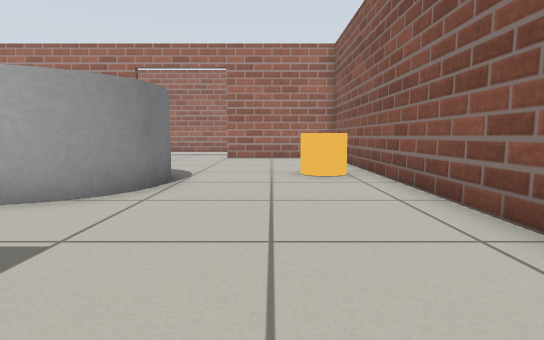
[1] (above)

22 first-person views from a walk through a world built for the Gazebo simulator. The camera is 0.5 m above the floor, tilts 6° down and sees 80° across. The floor is counted in squares, 0.5 m on a side. Each view is taken from the middle of a square. On the plan, view 1 faces up. The plan holds only what a view shows up to about 12 squares ahead; the rest is blank. Simple shapes stand in for some stock models.

[2]
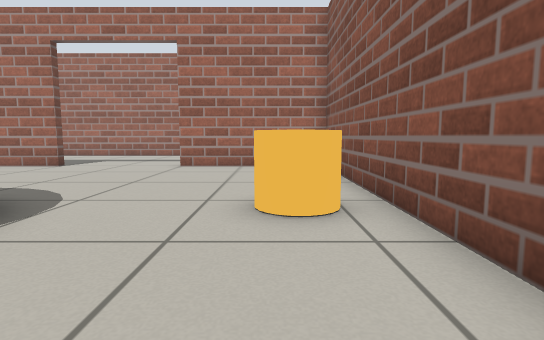

[3]
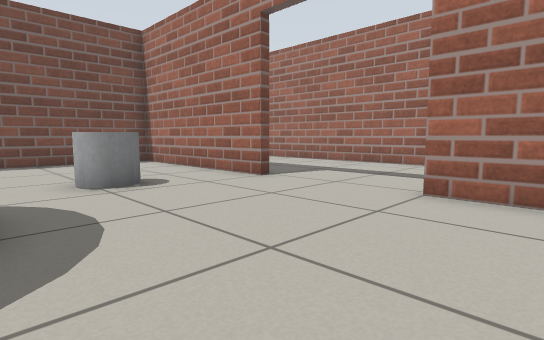

[4]
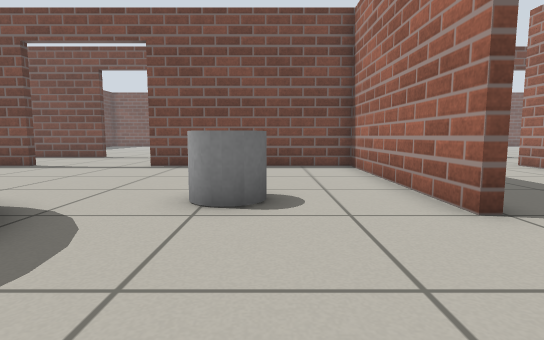

[5]
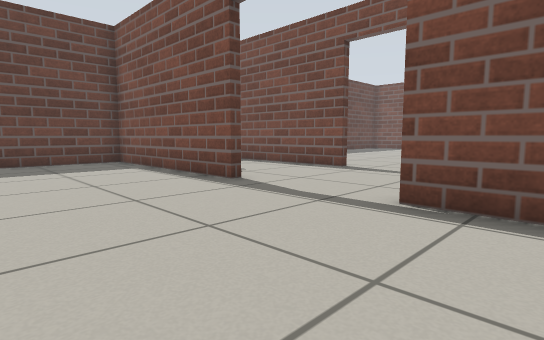

[6]
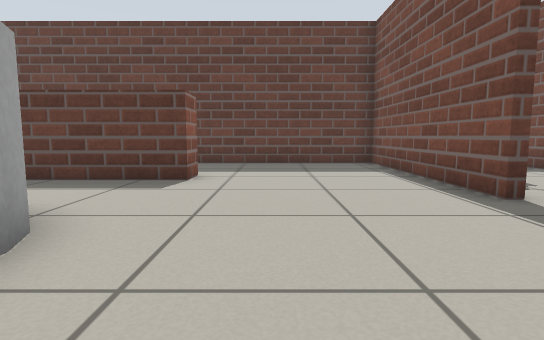

[7]
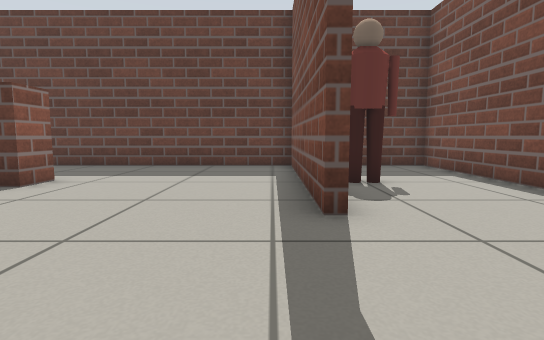

[8]
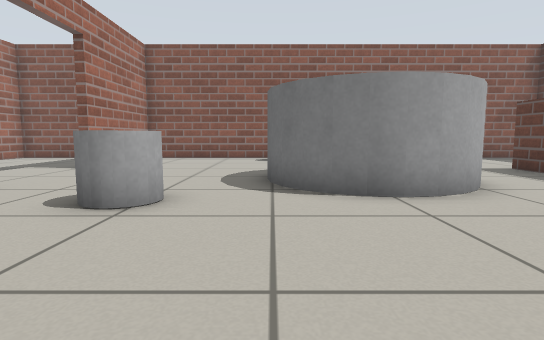

[9]
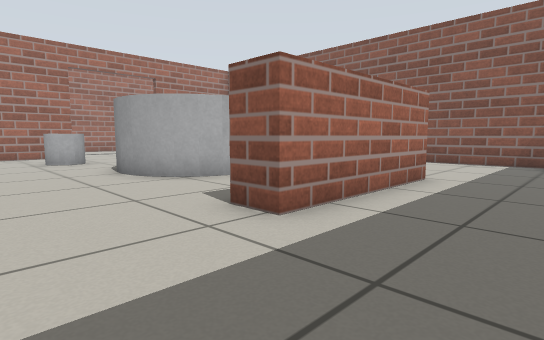

[10]
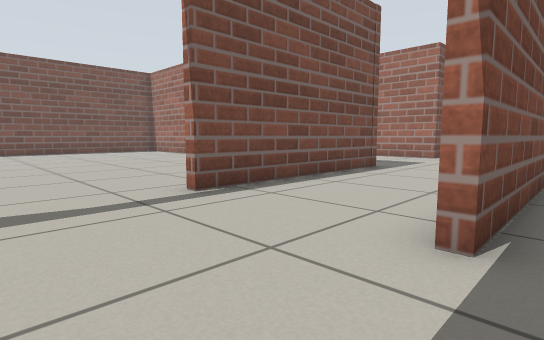

[11]
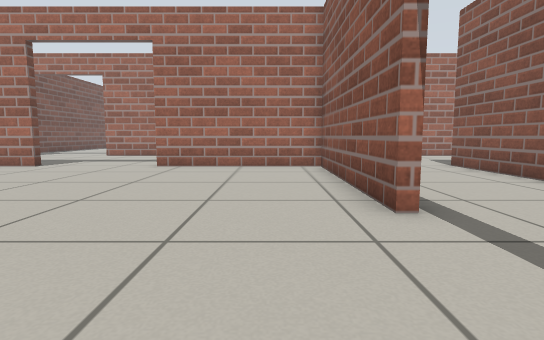

[12]
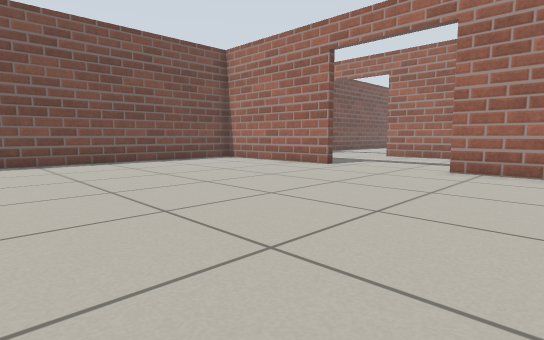

[13]
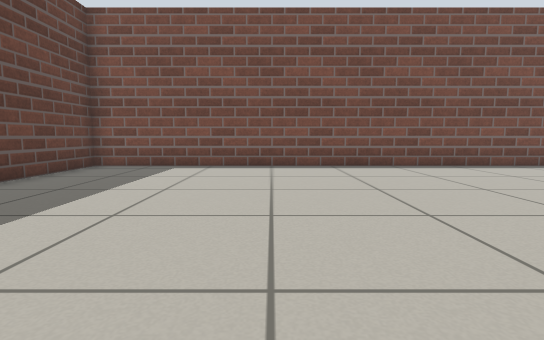

[14]
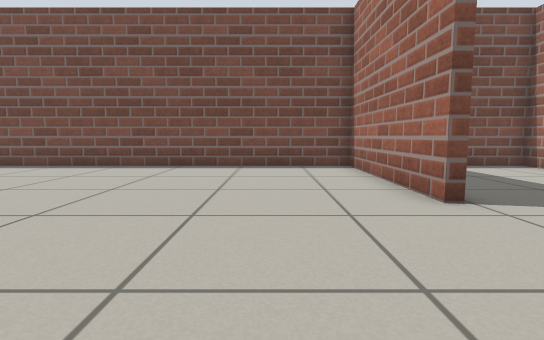

[15]
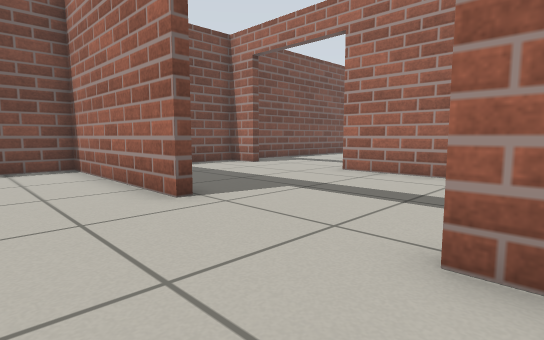

[16]
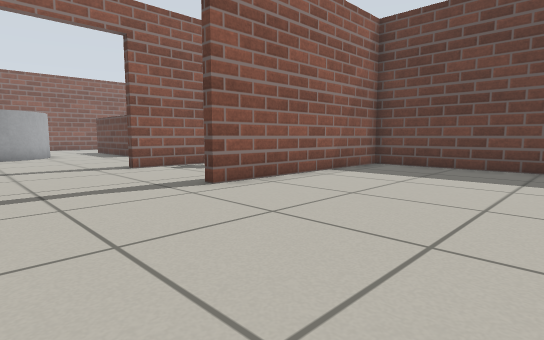

[17]
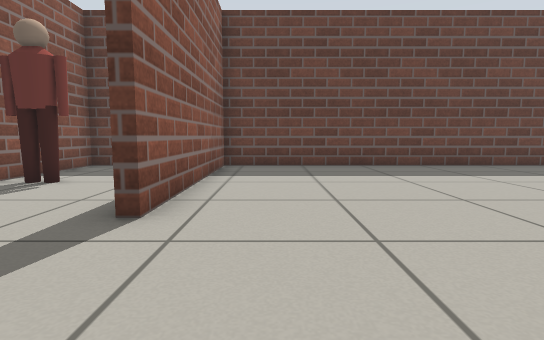

[18]
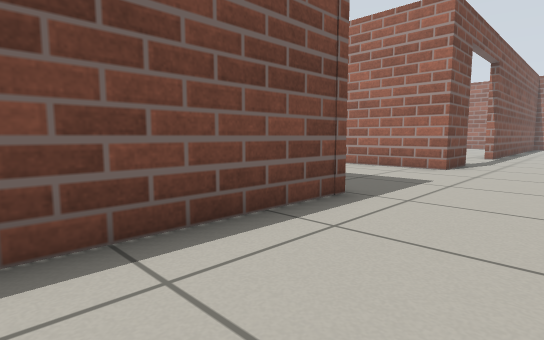

[19]
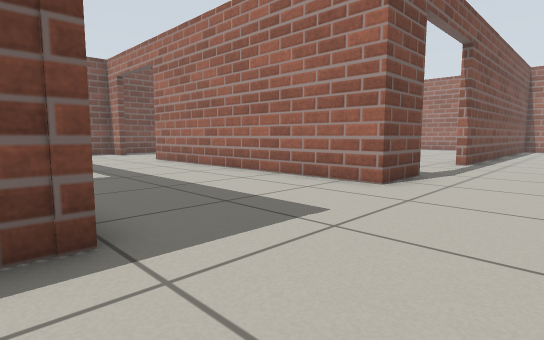

[20]
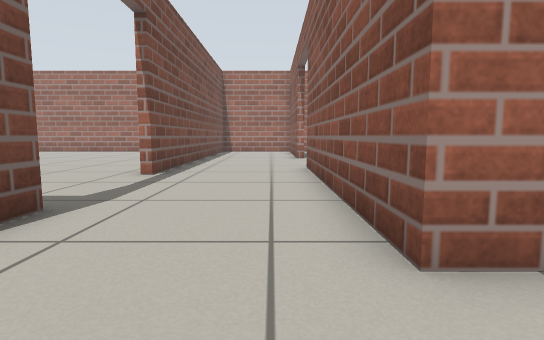

[21]
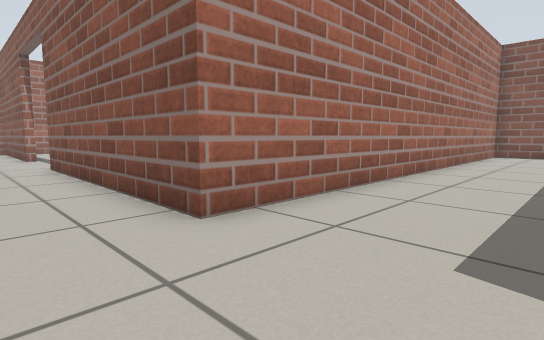

[22]
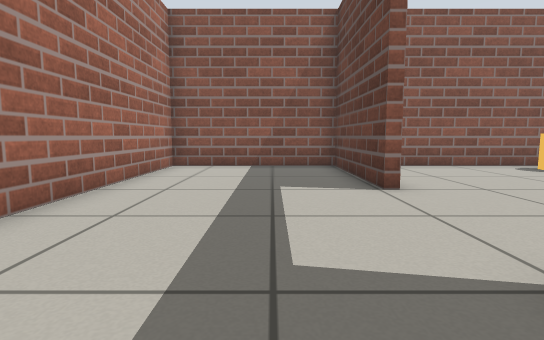

### Floor plan
Key: @ floor where view 1 was taken; # wall or solid block; . floor; D open door; = window, fence, low wall or low ledge; C orange cylinder; G grey cylinder; P person.
Columns run from 33 left of view 1 to 3 right of it. Each row starts with its distance up from view 1.
 32                    .D
 31                    .D
 30            .... #...D
 29            .... #...D
 28             ....#...#
 27              ...#...#
 26              ...D...#
 25               ..D...#
 24                .D...#
 23                .D...#
 22                 #...#
 21    DDD#         #...#
 20 ##DDDD###########...#################
 19 #...................................#
 18 #...................................#
 17   ..................................#
 16     .................    ...........#
 15 #######DDDD######...#######DDDDD#####
 14 #...............#...#.............  #
 13 #...............#...#...............#
 12 #...............#...#.....G.........#
 11 #...............#...#....GG.........#
 10 #...............#...#...............#
  9 #...............#...#......GG  ...CC#
  8 #...............D...D.....GG    ..CC#
  7 #...............D...D.....G    G....#
  6 #...............D...D.....GG  GG....#
  5 #...............D...D......GGGG.....#
  4 #...............#...D...............#
  3 #...............#...#...............#
  2 #...............#...#.....=====.....#
  1 #...............#.PP#.....=####=....#
  0 #...............#...#............@..#
 -1 #...............#...#...............#
 -2 #...............#...#.........
 -3 ##################################

Where each view was taken, in squares from view 1:
view 1: 0 up, 0 right, facing up
view 2: 4 up, 1 right, facing up
view 3: 9 up, 0 right, facing up-left
view 4: 12 up, 2 left, facing left
view 5: 10 up, 8 left, facing down-left
view 6: 9 up, 9 left, facing down
view 7: 8 up, 12 left, facing down
view 8: 9 up, 12 left, facing right
view 9: 2 down, 10 left, facing up-right
view 10: 5 up, 12 left, facing up-left
view 11: 4 up, 19 left, facing up
view 12: 5 up, 20 left, facing up-left
view 13: 3 up, 22 left, facing left
view 14: 12 up, 22 left, facing left
view 15: 12 up, 22 left, facing up-left
view 16: 8 up, 23 left, facing down-right
view 17: 8 up, 19 left, facing down
view 18: 10 up, 14 left, facing up-left
view 19: 14 up, 14 left, facing up-left
view 20: 18 up, 14 left, facing up
view 21: 17 up, 15 left, facing up-right
view 22: 17 up, 8 left, facing right
